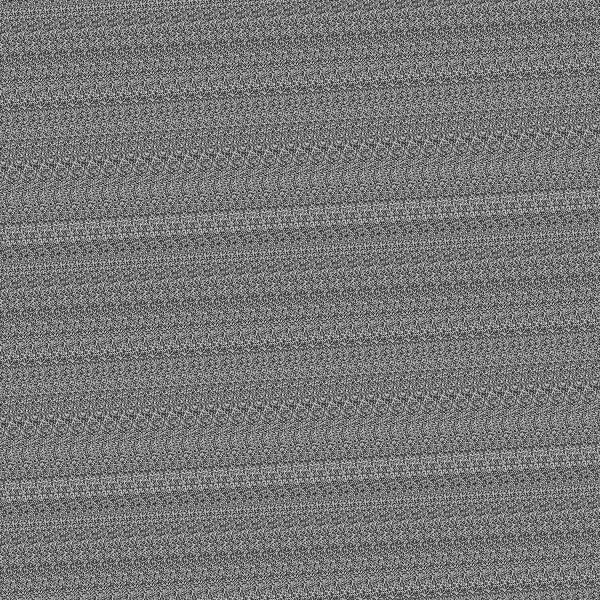
Frame 1 (no input)
Frame 60 (the mouse pressed at the canvas centre just before this capture): identical to frame 1, image omitted
Frame 120 (the mouse held since frame 60 and released just before this capture): identical to frame 1, image omitted

The Processing sketch that drew this single still picture (run headless with seeded random() and noise(); from frame 60 on, the mouse is pressed at the canvas centre):

// Processing sketch: sketch_2DNoise
// ── sketch_2DNoise.pde
void setup() {
  size(600,600);
//noLoop();
}

void draw() {
  loadPixels();
  
  for(int i = 0; i < pixels.length; i++) {
    int x = i % width;
    int y = i / width;
    
    pixels[i] = color(map(noise(x,y), 0, 1, 0, 255));// set the value at each x/y
  }
  
  updatePixels();
}

void mousePressed() {
  redraw();
}
